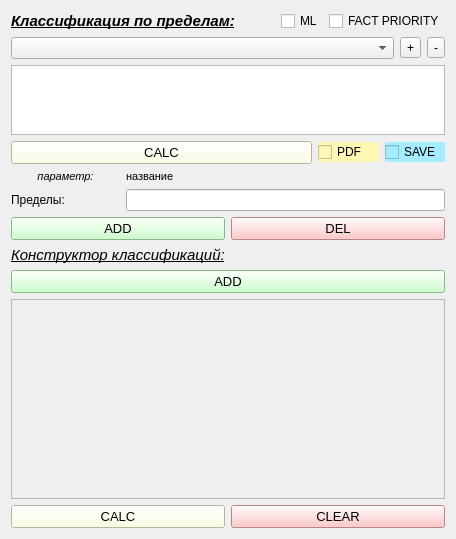
               <widget class="QWidget" name="tab_class2">
                <attribute name="title">
                 <string>3</string>
                </attribute>
                <attribute name="toolTip">
                 <string>&lt;html&gt;&lt;head/&gt;&lt;body&gt;&lt;p&gt;Классификация по пределам&lt;/p&gt;&lt;p&gt;Конструктор классификаций&lt;/p&gt;&lt;/body&gt;&lt;/html&gt;</string>
                </attribute>
                <layout class="QGridLayout" name="gridLayout_78">
                 <item row="0" column="0">
                  <layout class="QGridLayout" name="gridLayout_23" rowstretch="2,3">
                   <item row="0" column="0">
                    <layout class="QGridLayout" name="gridLayout_66" rowstretch="0,0">
                     <item row="1" column="0">
                      <layout class="QGridLayout" name="gridLayout_67">
                       <item row="4" column="0">
                        <layout class="QGridLayout" name="gridLayout_68" columnstretch="16,47">
                         <item row="0" column="0">
                          <widget class="QLabel" name="label_28">
                           <property name="font">
                            <font>
                             <pointsize>9</pointsize>
                            </font>
                           </property>
                           <property name="text">
                            <string>Пределы:</string>
                           </property>
                          </widget>
                         </item>
                         <item row="0" column="1">
                          <widget class="QLineEdit" name="lineEdit_limits">
                           <property name="font">
                            <font>
                             <pointsize>9</pointsize>
                            </font>
                           </property>
                           <property name="toolTip">
                            <string>&lt;html&gt;&lt;head/&gt;&lt;body&gt;&lt;p&gt;Значения интервалов по выбранному параметру&lt;/p&gt;&lt;p&gt;Запись: 0;1;5;20&lt;/p&gt;&lt;p&gt;Означает: 0-1; 1-5; 5-20; &amp;gt;20&lt;/p&gt;&lt;p&gt;Количество интервалов должно соответствовать&lt;/p&gt;&lt;p&gt;количеству категорий&lt;/p&gt;&lt;/body&gt;&lt;/html&gt;</string>
                           </property>
                          </widget>
                         </item>
                        </layout>
                       </item>
                       <item row="1" column="0">
                        <widget class="QTableWidget" name="tableWidget_class_lim">
                         <property name="font">
                          <font>
                           <family>MS Shell Dlg 2</family>
                           <pointsize>8</pointsize>
                           <weight>50</weight>
                           <italic>false</italic>
                           <bold>false</bold>
                          </font>
                         </property>
                         <property name="styleSheet">
                          <string notr="true">font: 8pt &quot;MS Shell Dlg 2&quot;;</string>
                         </property>
                        </widget>
                       </item>
                       <item row="0" column="0">
                        <layout class="QGridLayout" name="gridLayout_69">
                         <item row="0" column="0">
                          <widget class="QComboBox" name="comboBox_class_lim">
                           <property name="font">
                            <font>
                             <pointsize>9</pointsize>
                            </font>
                           </property>
                           <property name="toolTip">
                            <string>Выбрать классификацию</string>
                           </property>
                          </widget>
                         </item>
                         <item row="0" column="1">
                          <widget class="QToolButton" name="toolButton_add_class_lim">
                           <property name="font">
                            <font>
                             <pointsize>9</pointsize>
                            </font>
                           </property>
                           <property name="toolTip">
                            <string>Добавить классификацию</string>
                           </property>
                           <property name="text">
                            <string>+</string>
                           </property>
                          </widget>
                         </item>
                         <item row="0" column="2">
                          <widget class="QToolButton" name="toolButton_del_class_lim">
                           <property name="font">
                            <font>
                             <pointsize>9</pointsize>
                            </font>
                           </property>
                           <property name="toolTip">
                            <string>Удалить классификацию</string>
                           </property>
                           <property name="text">
                            <string>-</string>
                           </property>
                          </widget>
                         </item>
                        </layout>
                       </item>
                       <item row="5" column="0">
                        <layout class="QGridLayout" name="gridLayout_70">
                         <item row="0" column="0">
                          <widget class="QPushButton" name="pushButton_add_param_class_lim">
                           <property name="font">
                            <font>
                             <pointsize>10</pointsize>
                            </font>
                           </property>
                           <property name="toolTip">
                            <string>Добавить параметр в классификацию</string>
                           </property>
                           <property name="autoFillBackground">
                            <bool>false</bool>
                           </property>
                           <property name="styleSheet">
                            <string notr="true">background-color: rgb(191, 255, 191);</string>
                           </property>
                           <property name="text">
                            <string>ADD</string>
                           </property>
                          </widget>
                         </item>
                         <item row="0" column="1">
                          <widget class="QPushButton" name="pushButton_del_param_class_lim">
                           <property name="font">
                            <font>
                             <pointsize>10</pointsize>
                            </font>
                           </property>
                           <property name="toolTip">
                            <string>Удалить параметр из классификации</string>
                           </property>
                           <property name="styleSheet">
                            <string notr="true">background-color: rgb(255, 185, 185);</string>
                           </property>
                           <property name="text">
                            <string>DEL</string>
                           </property>
                          </widget>
                         </item>
                        </layout>
                       </item>
                       <item row="2" column="0">
                        <layout class="QGridLayout" name="gridLayout_72" columnstretch="5,1,1">
                         <item row="0" column="0">
                          <widget class="QPushButton" name="pushButton_calc_class_lim">
                           <property name="font">
                            <font>
                             <pointsize>10</pointsize>
                            </font>
                           </property>
                           <property name="toolTip">
                            <string>Выполнить выбранную классификацию</string>
                           </property>
                           <property name="styleSheet">
                            <string notr="true">background-color: rgb(255, 255, 222);</string>
                           </property>
                           <property name="text">
                            <string>CALC</string>
                           </property>
                          </widget>
                         </item>
                         <item row="0" column="2">
                          <widget class="QCheckBox" name="checkBox_save_class_lim">
                           <property name="font">
                            <font>
                             <pointsize>9</pointsize>
                            </font>
                           </property>
                           <property name="toolTip">
                            <string>Сохранить результаты классификации</string>
                           </property>
                           <property name="styleSheet">
                            <string notr="true">background-color: rgb(165, 236, 255);</string>
                           </property>
                           <property name="text">
                            <string>SAVE</string>
                           </property>
                          </widget>
                         </item>
                         <item row="0" column="1">
                          <widget class="QCheckBox" name="checkBox_pdf_class">
                           <property name="font">
                            <font>
                             <pointsize>9</pointsize>
                            </font>
                           </property>
                           <property name="styleSheet">
                            <string notr="true">background-color: rgb(255, 248, 180);</string>
                           </property>
                           <property name="text">
                            <string>PDF</string>
                           </property>
                          </widget>
                         </item>
                        </layout>
                       </item>
                       <item row="3" column="0">
                        <layout class="QGridLayout" name="gridLayout_74" columnstretch="16,47">
                         <item row="0" column="0">
                          <widget class="QLabel" name="label_29">
                           <property name="font">
                            <font>
                             <pointsize>8</pointsize>
                             <italic>true</italic>
                            </font>
                           </property>
                           <property name="text">
                            <string>параметр:</string>
                           </property>
                           <property name="alignment">
                            <set>Qt::AlignCenter</set>
                           </property>
                          </widget>
                         </item>
                         <item row="0" column="1">
                          <widget class="QLabel" name="label_param_for_class_lim">
                           <property name="font">
                            <font>
                             <pointsize>8</pointsize>
                            </font>
                           </property>
                           <property name="text">
                            <string>название</string>
                           </property>
                          </widget>
                         </item>
                        </layout>
                       </item>
                      </layout>
                     </item>
                     <item row="0" column="0">
                      <layout class="QGridLayout" name="gridLayout_107">
                       <item row="0" column="0">
                        <widget class="QLabel" name="label_param_11">
                         <property name="font">
                          <font>
                           <pointsize>11</pointsize>
                           <weight>75</weight>
                           <italic>true</italic>
                           <bold>true</bold>
                           <underline>true</underline>
                          </font>
                         </property>
                         <property name="text">
                          <string>Классификация по пределам:</string>
                         </property>
                        </widget>
                       </item>
                       <item row="0" column="1">
                        <spacer name="horizontalSpacer">
                         <property name="orientation">
                          <enum>Qt::Horizontal</enum>
                         </property>
                         <property name="sizeHint" stdset="0">
                          <size>
                           <width>40</width>
                           <height>20</height>
                          </size>
                         </property>
                        </spacer>
                       </item>
                       <item row="0" column="2">
                        <widget class="QCheckBox" name="checkBox_class_use_ml">
                         <property name="text">
                          <string>ML</string>
                         </property>
                        </widget>
                       </item>
                       <item row="0" column="3">
                        <widget class="QCheckBox" name="checkBox_class_fact_priority">
                         <property name="text">
                          <string>FACT PRIORITY</string>
                         </property>
                        </widget>
                       </item>
                      </layout>
                     </item>
                    </layout>
                   </item>
                   <item row="1" column="0">
                    <layout class="QGridLayout" name="gridLayout_53">
                     <item row="0" column="0">
                      <widget class="QLabel" name="label_param_8">
                       <property name="font">
                        <font>
                         <pointsize>11</pointsize>
                         <italic>true</italic>
                         <underline>true</underline>
                        </font>
                       </property>
                       <property name="text">
                        <string>Конструктор классификаций:</string>
                       </property>
                      </widget>
                     </item>
                     <item row="1" column="0">
                      <widget class="QPushButton" name="pushButton_add_constr">
                       <property name="font">
                        <font>
                         <pointsize>10</pointsize>
                        </font>
                       </property>
                       <property name="toolTip">
                        <string>Добавить классификацию  в конструктор</string>
                       </property>
                       <property name="autoFillBackground">
                        <bool>false</bool>
                       </property>
                       <property name="styleSheet">
                        <string notr="true">background-color: rgb(191, 255, 191);</string>
                       </property>
                       <property name="text">
                        <string>ADD</string>
                       </property>
                      </widget>
                     </item>
                     <item row="2" column="0">
                      <widget class="QScrollArea" name="scrollArea">
                       <property name="horizontalScrollBarPolicy">
                        <enum>Qt::ScrollBarAlwaysOff</enum>
                       </property>
                       <property name="widgetResizable">
                        <bool>true</bool>
                       </property>
                       <widget class="QWidget" name="scrollAreaWidgetContents_6">
                        <property name="geometry">
                         <rect>
                          <x>0</x>
                          <y>0</y>
                          <width>424</width>
                          <height>272</height>
                         </rect>
                        </property>
                        <layout class="QGridLayout" name="gridLayout_75">
                         <item row="0" column="0">
                          <widget class="QWidget" name="widget_constr" native="true">
                           <layout class="QGridLayout" name="gridLayout_76">
                            <item row="0" column="0">
                             <layout class="QGridLayout" name="gridLayout_constr">
                              <item row="0" column="0">
                               <spacer name="verticalSpacer_7">
                                <property name="orientation">
                                 <enum>Qt::Vertical</enum>
                                </property>
                                <property name="sizeHint" stdset="0">
                                 <size>
                                  <width>20</width>
                                  <height>40</height>
                                 </size>
                                </property>
                               </spacer>
                              </item>
                             </layout>
                            </item>
                           </layout>
                          </widget>
                         </item>
                        </layout>
                       </widget>
                      </widget>
                     </item>
                     <item row="3" column="0">
                      <layout class="QGridLayout" name="gridLayout_77">
                       <item row="0" column="0">
                        <widget class="QPushButton" name="pushButton_calc_constr">
                         <property name="font">
                          <font>
                           <pointsize>10</pointsize>
                          </font>
                         </property>
                         <property name="toolTip">
                          <string>Провести классификацию по конструктору</string>
                         </property>
                         <property name="styleSheet">
                          <string notr="true">background-color: rgb(255, 255, 222);</string>
                         </property>
                         <property name="text">
                          <string>CALC</string>
                         </property>
                        </widget>
                       </item>
                       <item row="0" column="1">
                        <widget class="QPushButton" name="pushButton_clear_constr">
                         <property name="font">
                          <font>
                           <pointsize>10</pointsize>
                          </font>
                         </property>
                         <property name="toolTip">
                          <string>Очистить конструктор</string>
                         </property>
                         <property name="styleSheet">
                          <string notr="true">background-color: rgb(255, 185, 185);</string>
                         </property>
                         <property name="text">
                          <string>CLEAR</string>
                         </property>
                        </widget>
                       </item>
                      </layout>
                     </item>
                    </layout>
                   </item>
                  </layout>
                 </item>
                </layout>
               </widget>
